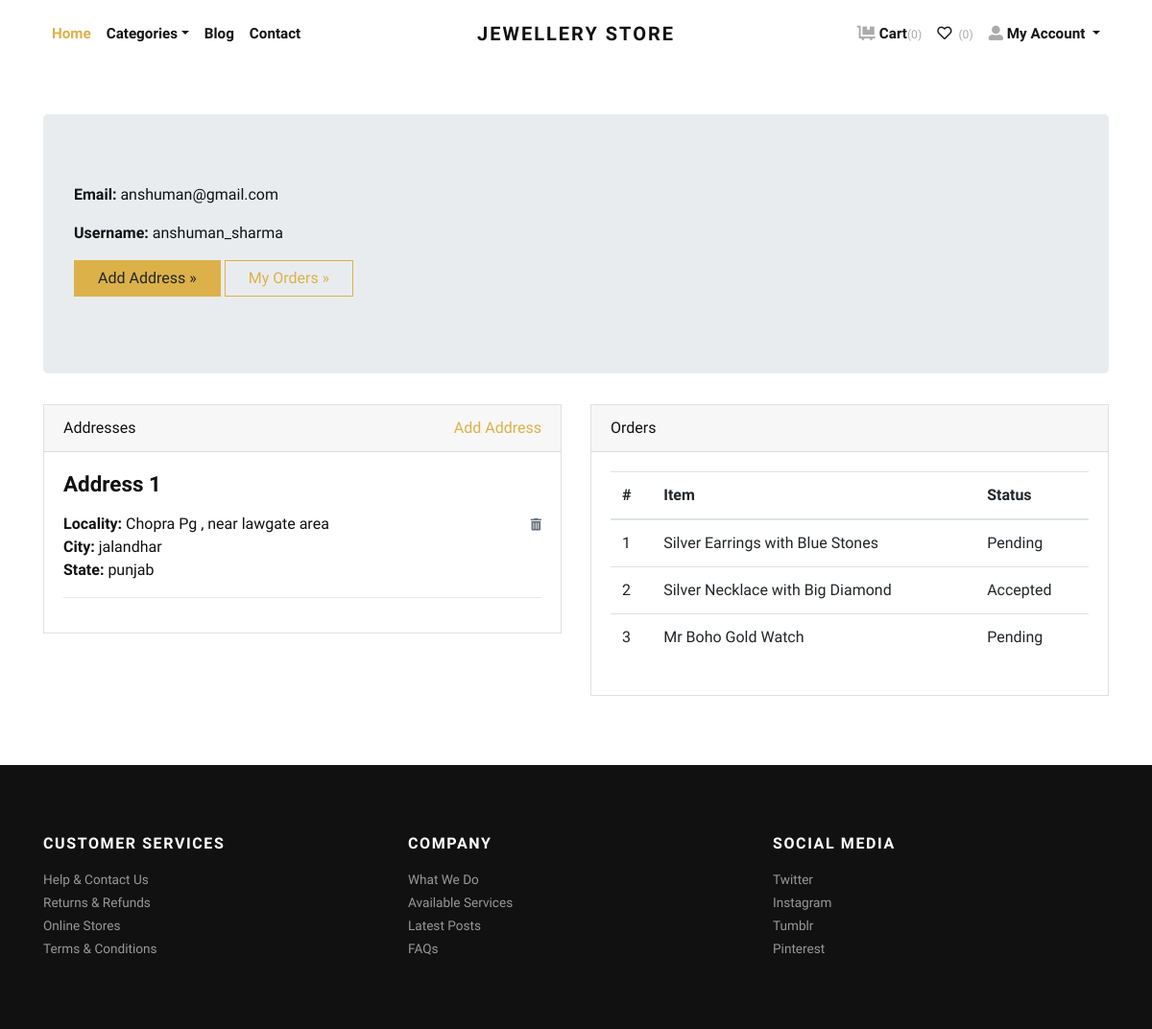
Page /accounts/profile/ (signed in) on the committed database.
### store/models.py (models this page shows, shortened)
class Address(models.Model):
    user = models.ForeignKey(User, verbose_name="User", on_delete=models.CASCADE)
    locality = models.CharField(max_length=150, verbose_name="Nearest Location")
    city = models.CharField(max_length=150, verbose_name="City")
    state = models.CharField(max_length=150, verbose_name="State")

class Order(models.Model):
    user = models.ForeignKey(User, verbose_name="User", on_delete=models.CASCADE)
    address = models.ForeignKey(Address, verbose_name="Shipping Address", on_delete=models.CASCADE)
    product = models.ForeignKey(Product, verbose_name="Product", on_delete=models.CASCADE)
    quantity = models.PositiveIntegerField(verbose_name="Quantity")
    ordered_date = models.DateTimeField(auto_now_add=True, verbose_name="Ordered Date")
    status = models.CharField(
        choices=STATUS_CHOICES,
        max_length=50,
        default="Pending"
        )

class Product(models.Model):
    title = models.CharField(max_length=150, verbose_name="Product Title")
    slug = models.SlugField(max_length=160, verbose_name="Product Slug")
    sku = models.CharField(max_length=255, unique=True, verbose_name="Unique Product ID (SKU)")
    short_description = models.TextField(verbose_name="Short Description")
    detail_description = models.TextField(blank=True, null=True, verbose_name="Detail Description")
    product_image = models.ImageField(upload_to='product', blank=True, null=True, verbose_name="Product Image")
    price = models.DecimalField(max_digits=8, decimal_places=2)
    category = models.ForeignKey(Category, verbose_name="Product Categoy", on_delete=models.CASCADE)
    is_active = models.BooleanField(verbose_name="Is Active?")
    is_featured = models.BooleanField(verbose_name="Is Featured?")
    created_at = models.DateTimeField(auto_now_add=True, verbose_name="Created Date")
    updated_at = models.DateTimeField(auto_now=True, verbose_name="Updated Date")
    class Meta:
        verbose_name_plural = 'Products'
        ordering = ('-created_at', )

### store/views.py (the view)
# urls.py: path('accounts/profile/', views.profile, name="profile"),
@login_required
def profile(request):
    addresses = Address.objects.filter(user=request.user)
    orders = Order.objects.filter(user=request.user)
    return render(request, 'account/profile.html', {'addresses':addresses, 'orders':orders})

### store/context_preprocessors.py (called while the page is built)
def store_menu(request):
    categories = Category.objects.filter(is_active=True)
    context = {
        'categories_menu': categories,
    }
    return context

def cart_menu(request):
    if request.user.is_authenticated:
        cart_items= Cart.objects.filter(user=request.user)
        context = {
            'cart_items': cart_items,
        }
    else:
        context = {}
    return context

### templates/account/profile.html (shortened to what this page needs)
{% extends 'base.html' %}
{% load static %}
    {% block content %}
      <div class="container py-5">
        <div class="jumbotron">
          <p><strong>Email:</strong> {{request.user.email}}</p>
          <p><strong>Username:</strong> {{request.user.username}}</p>
          <p><a class="btn btn-primary btn-large" href="{% url 'store:add-address' %}">Add Address »</a> <a class="btn btn-outline-primary btn-large" href="#">My Orders »</a></p>
        </div>
        <div class="row">
          <div class="col-lg-6">
            <div class="card mb-4" id="headings">
              <div class="card-header">Addresses <span class="float-right"><a href="{% url 'store:add-address' %}">Add Address</a></span></div>
              <div class="card-body">
                {% if addresses %}
                    {% for address in addresses %}
                        <h4 class="mb-3">Address {{forloop.counter}}</h4>
                        <span class="float-right"><a href="{% url 'store:remove-address' address.id %}"><i class="fas fa-trash-alt small text-muted"></i></a></span>
                        <p>
                            <strong>Locality: </strong>{{address.locality}} <br>
                            <strong>City: </strong>{{address.city}} <br>
                            <strong>State: </strong>{{address.state}} <br>
                        </p>
                        <hr>
                    {% endfor %}
                {% else %}
                <div class="text-danger">
                  Address not Added.
                </div>
                {% endif %}
              </div>
            </div>
          </div>
          <div class="col-lg-6">
            <div class="card mb-4" id="tables">
              <div class="card-header">Orders</div>
              <div class="card-body">
                <table class="table table-hover">
                  <thead>
                    <tr>
                      <th>#</th>
                      <th>Item</th>
                      <th>Status</th>
                    </tr>
                  </thead>
                  <tbody>
                    {% if orders %}
                      {% for order in orders %}
                        <tr>
                          <td>{{forloop.counter}}</td>
                          <td>{{order.product.title}}</td>
                          <td>
                            {{order.status}}
                          </td>
                        </tr>
                      {% endfor %}
                    {% else %}
                    <tr>
                      <td class="text-danger" colspan="3">You've not Ordered anything yet.</td>
                    </tr>
                    {% endif %}
                  </tbody>
                </table>
              </div>
            </div>
          </div>
        </div>
      </div>
{% endblock content %}

### jewelryshop/static/css/style.default.css (style rules this page uses)
strong { font-weight: 700; }
.btn { font-weight: 400; border: 1px solid transparent; font-family: inherit; padding: 0.375rem 1.5rem; font-size: 1rem; line-height: 1.5; border-radius: 0; transition: color 0.15s ease-in-out, background-color 0.15s ease-in-out, border-color 0.15s ease-in-out, box-shadow 0.15s ease-in-out; }
.btn-primary { color: #212529; background-color: #dcb14a; border-color: #dcb14a; }
.btn-outline-primary { color: #dcb14a; background-color: transparent; background-image: none; border-color: #dcb14a; }
body { font-family: "Libre Franklin", sans-serif; font-size: 1rem; font-weight: 400; line-height: 1.5; color: #111111; background-color: #fff; }
a { color: #dcb14a; text-decoration: none; }
h1, h2, h3, h4, h5, h6, .h1, .h2, .h3, .h4, .h5, .h6 { margin-bottom: 0.5rem; font-family: inherit; font-weight: 900; line-height: 1.2; color: inherit; }
h4, .h4 { font-size: 1.4rem; }
hr { border-top: 1px solid rgba(17, 17, 17, 0.1); }
small, .small { font-size: 80%; font-weight: 400; }
.card { background-color: #fff; border: 1px solid rgba(17, 17, 17, 0.125); border-radius: 0; }
.card-body { padding: 1.25rem; }
.card-header { padding: 0.75rem 1.25rem; background-color: rgba(17, 17, 17, 0.03); border-bottom: 1px solid rgba(17, 17, 17, 0.125); }
.card-header:first-child { border-radius: calc(0 - 1px) calc(0 - 1px) 0 0; }

### rows in the picture
Address: locality "Chopra Pg , near lawgate area", city "jalandhar", state "punjab"
Order: product "Silver Earrings with Blue Stones", status "Pending"
Order: product "Silver Necklace with Big Diamond", status "Accepted"
Order: product "Mr Boho Gold Watch", status "Pending"

### other values in the picture
{{ cart_items.count }} "0"
{{ request.user.email }} "anshuman@gmail.com"
{{ request.user.username }} "anshuman_sharma"
